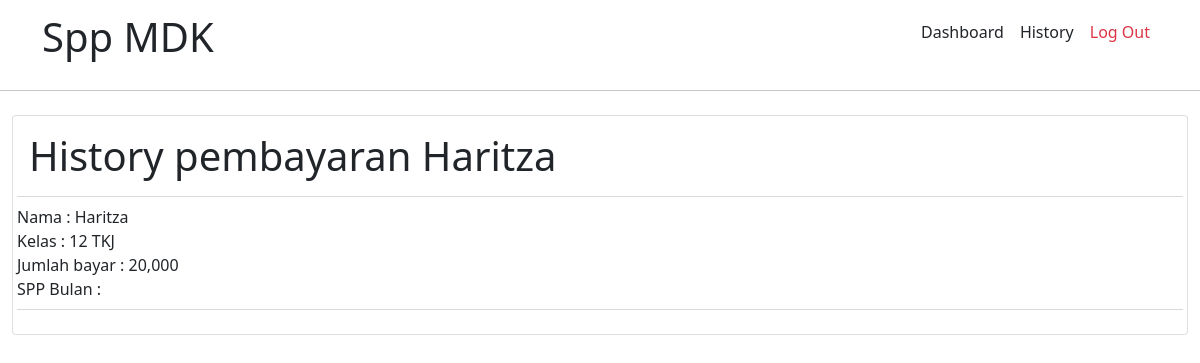
The page /siswa/history.php (signed in) on the database its author committed.
### tables this page shows
CREATE TABLE `pembayaran` (
  `id_pembayaran` int(11) NOT NULL,
  `id_petugas` int(11) NOT NULL,
  `nisn` varchar(10) NOT NULL,
  `tgl_bayar` varchar(50) NOT NULL,
  `bulan_bayar` varchar(8) NOT NULL,
  `tahun_dibayar` varchar(4) NOT NULL,
  `id_spp` int(11) NOT NULL,
  `jumblah_bayar` int(11) NOT NULL
);

CREATE TABLE `siswa` (
  `nisn` int(10) NOT NULL,
  `nis` int(8) NOT NULL,
  `nama` varchar(35) NOT NULL,
  `id_kelas` int(11) NOT NULL,
  `alamat` text NOT NULL,
  `no_telp` int(13) NOT NULL,
  `id_spp` int(11) NOT NULL
);

CREATE TABLE `kelas` (
  `id_kelas` int(11) NOT NULL,
  `nama_kelas` varchar(10) NOT NULL,
  `kompetensi_keahlian` varchar(50) NOT NULL
);

### siswa/api-history.php (the view, shortened to what this page needs)
<?php
include 'koneksi.php';
$id= $_SESSION['id'];
$sql ="SELECT * FROM pembayaran as a LEFT JOIN siswa as b ON a.nisn = b.nisn LEFT JOIN spp as c ON a.id_spp = c.id_spp LEFT JOIN petugas as
d ON a.id_petugas = d.id_petugas LEFT JOIN kelas as e ON b.id_kelas = e.id_kelas where a.nisn = '$id' ";
$query = mysqli_query($kon, $sql);
while ($row = mysqli_fetch_array($query))
{
    $jmb_bayar =$row['jumblah_bayar'];
	echo 'Nama : '.$row['nama'].' <br> '  ;
	echo 'Kelas : '.$row['nama_kelas'].' <br> '  ;
	echo 'Jumlah bayar : '.number_format($jmb_bayar).' <br> '  ;
	echo 'SPP Bulan : '.$row['bulan_dibayar'].' <br> '  ;
	echo '<div class="dropdown-divider"></div>'  ;
}
?>

### rows shown on the page
pembayaran: siswa.nama "Haritza", kelas.nama_kelas "12 TKJ", jumblah_bayar "20,000"

### other values the page prints
$_SESSION['nama'] "Haritza"
